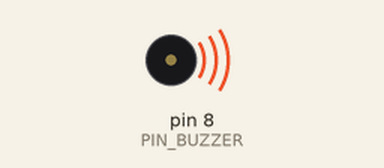
Simulated run of this sketch. Board: Arduino Uno, built with avr-gcc and run on an emulated ATmega328P. Shown: buzzer (waves = sounding). What the sketch prints to the serial monitor is not drawn.

Above: at 0.12 s.
At 3.5 s:
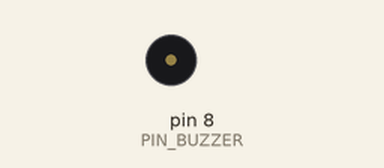
Timing chart, 0 to 6.0 s (numbered marks = the images above):
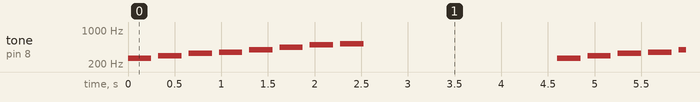

The sketch:

11_Buzzer_Melodie.ino
```cpp
/*
 * =====================================================================
 *  Arduino Lab Nexus v6.1.0 STABLE  -  Buzzer passif
 * =====================================================================
 *  Explication : Joue une mélodie (gamme) sur un buzzer passif avec tone().
 *  Carte       : Arduino UNO / Nano (ATmega328P) - compatible Mega
 *  Moniteur    : 9600 bauds
 *
 *  Câblage :
 *   Arduino D8     -> Buzzer +
 *   Arduino GND    -> Buzzer -
 *
 *  Bibliothèques requises (arduino-cli lib install "...") : aucune
 * =====================================================================
 */
// @libs:

const uint8_t PIN_BUZZER = 8;
// Gamme de Do majeur (Hz) et durées (ms)
const int NOTES[]  = {262, 294, 330, 349, 392, 440, 494, 523};
const int DUREE_MS = 250;
const uint8_t NB_NOTES = sizeof(NOTES) / sizeof(NOTES[0]);

void setup() {
  Serial.begin(9600);
  Serial.println(F("[11] Buzzer pret"));
}

void loop() {
  for (uint8_t i = 0; i < NB_NOTES; i++) {
    tone(PIN_BUZZER, NOTES[i], DUREE_MS);
    delay(DUREE_MS * 1.3);               // petite pause entre les notes
  }
  noTone(PIN_BUZZER);
  delay(2000);
}
```

Measured:
- by itself, tone on pin 8 (PIN_BUZZER): repeats every 4.6 s: silent 0.08 s, 294 Hz 0.25 s, silent 0.08 s, 330 Hz 0.25 s, silent 0.08 s, 349 Hz 0.25 s, silent 0.08 s, 392 Hz 0.25 s, silent 0.08 s, 440 Hz 0.25 s, silent 0.08 s, 494 Hz 0.25 s, silent 0.08 s, 523 Hz 0.25 s, silent 2.1 s, 262 Hz 0.25 s
